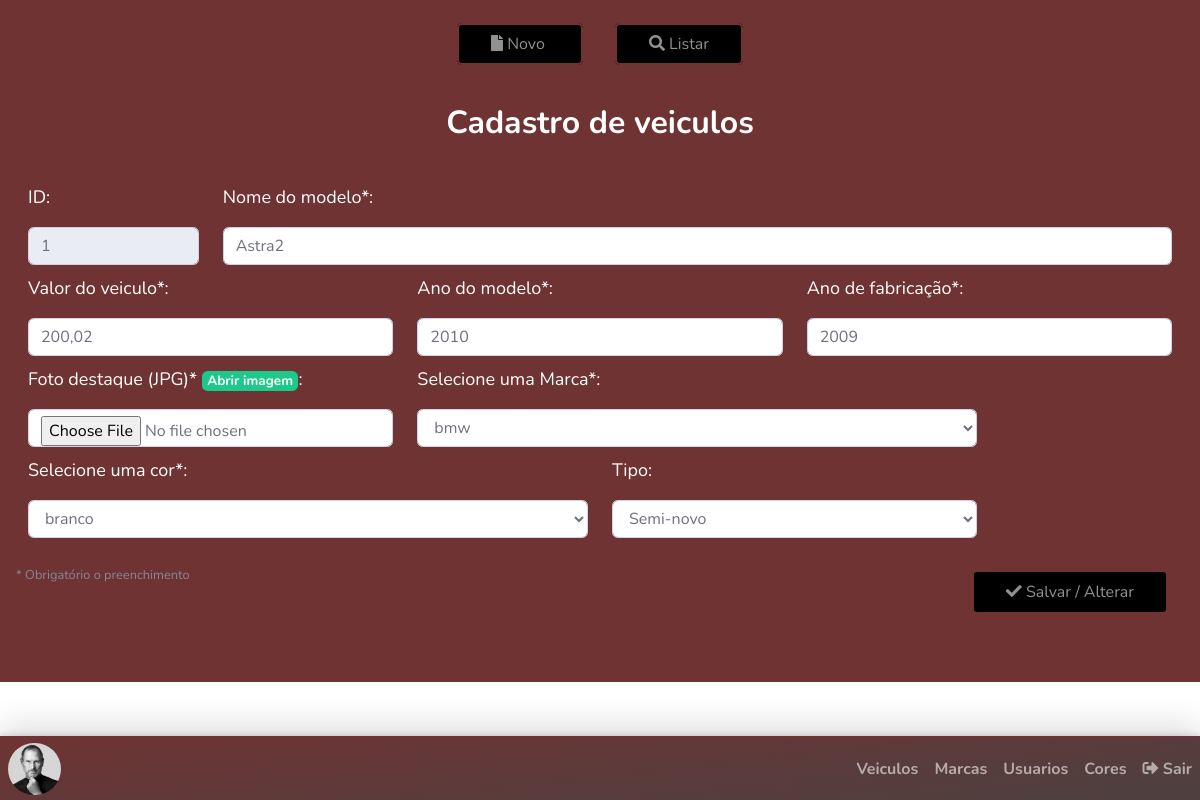
Page /private/admin/cadastros/veiculos/1 (signed in) on the committed database.
### tables this page shows
CREATE TABLE `veiculo` (
  `id` int(11) NOT NULL,
  `modelo` varchar(100) DEFAULT NULL,
  `anomodelo` varchar(45) DEFAULT NULL,
  `anofabricacao` varchar(45) DEFAULT NULL,
  `valor` double DEFAULT NULL,
  `tipo` char(1) DEFAULT NULL,
  `fotoDestaque` varchar(45) DEFAULT NULL,
  `usuario_id` int(11) DEFAULT NULL,
  `cor_id` int(11) DEFAULT NULL,
  `marca_id` int(11) DEFAULT NULL
);

### private/admin/libs/docs.php (called while the page is built, shortened)
       <?php
function formatarValorBR( $valor ) {
	return number_format($valor, 2, ",", ".");
}

### private/admin/cadastros/veiculos.php (the view, shortened to what this page needs)
<?php
    $modelo = $anomodelo = $anofabricacao = $valor = $tipo = $fotoDestaque  = $usuario_id = $cor_id = $marca_id = NULL;
    if ( ! empty ( $id ) ) {
        $sql = "select * from veiculo where id = :id limit 1";
        $consulta = $pdo->prepare($sql);
        $consulta->bindParam(':id', $id);
        $consulta->execute();
        $dados = $consulta->fetch(PDO::FETCH_OBJ);
        $modelo = $dados->modelo;
        $anomodelo = $dados->anomodelo;
        $anofabricacao = $dados->anofabricacao;
        $valor = formatarValorBR($dados->valor);
        $fotoDestaque = $dados->fotoDestaque;
    }
?>
<div class="cadastro-veiculos">
	<div class="cadastro-veiculos__header">
		<div class="cadastro-veiculos__header--control">
			<a href="cadastros/veiculos" class="cadastro-veiculos__header--button">
        		<i class="fas fa-file"></i> Novo
        	</a>
        	<a href="listar/veiculos" class="cadastro-veiculos__header--button">
        		<i class="fas fa-search"></i> Listar
        	</a>
		</div>
		<h3 class="cadastro-veiculos__header--title">Cadastro de veiculos</h3>
	</div>
	<div class="cadastro-veiculos__container">
		<form name="formCadastro" method="post" action="salvar/veiculos" data-parsley-validate="" enctype="multipart/form-data">
			<div class="cadastro-veiculos__container__form">
				<div class="col-12 col-md-2">
					<label for="id">ID:</label>
					<input type="text" name="id" id="id"
					class="form-control" readonly
					value="<?=$id?>">
				</div>
				<div class="col-12 col-md-10">
					<label for="modelo">Nome do modelo*:</label>
					<input type="text" name="modelo"
					id="modelo" class="form-control" required data-parsley-required-message="Digite o nome do modelo"
					value="<?=$modelo?>"  maxlength="200">
				</div>
				<div class="col-12 col-md-4">
					<label for="valor">Valor do veiculo*:</label>
					<input type="text" name="valor" id="valor" class="form-control valor" required
					data-parsley-required-message="Digite o valor do veiculo" inputmode="numeric" value="<?=$valor?>">
				</div>
				<div class="col-12 col-md-4">
					<label for="anomodelo">Ano do modelo*:</label>
					<input type="text" name="anomodelo" id="anomodelo" class="form-control" required
					data-parsley-required-message="Digite o ano do modelo" inputmode="numeric" value="<?=$anomodelo?>">
				</div>
				<div class="col-12 col-md-4">
					<label for="anofabricacao">Ano de fabricação*:</label>
					<input type="text" name="anofabricacao" id="anofabricacao" class="form-control" required
					data-parsley-required-message="Digite o ano de fabricação" inputmode="numeric" value="<?=$anofabricacao?>">
				</div>
				<div class="col-12 col-md-4">
					<?php
						$required = ' required data-parsley-required-message=" " ';
						$link = NULL;
						if ( !empty ( $fotoDestaque ) ) {
							$img = "../veiculos/{$fotoDestaque}m.jpg";
							$link = "<a href='{$img}' data-lightbox='foto' class='badge badge-success'>Abrir imagem</a>";
							$required = NULL;
						}
					?>
					<label for="fotoDestaque">Foto destaque (JPG)* <?=$link?>:</label>
					<input type="file" name="fotoDestaque"
					id="fotoDestaque" class="form-control"
					<?=$required?> accept="image/jpeg">
				</div>
				<div class="col-12 col-md-6">
					<label for="marca_id">Selecione uma Marca*:</label>
					<select name="marca_id" id="marca_id" class="form-control" required data-parsley-required-message="Selecione uma marca">
						<?php
						$sql = "select id, marca from marca order by marca";
						$consulta = $pdo->prepare($sql);
						$consulta->execute();
						while ( $dados = $consulta->fetch(PDO::FETCH_OBJ) ) {
							echo "<option value='{$dados->id}'>{$dados->marca}</option>";
						}
						?>
					</select>
				</div>
				<div class="col-12 col-md-6">
					<label for="cor_id">Selecione uma cor*:</label>
					<select name="cor_id" id="cor_id" class="form-control" required data-parsley-required-message="Selecione uma cor">
						<?php
						$sql = "select id, cor from cor order by cor";
						$consulta = $pdo->prepare($sql);
						$consulta->execute();
						while ( $dados = $consulta->fetch(PDO::FETCH_OBJ) ) {
							echo "<option value='{$dados->id}'>{$dados->cor}</option>";
						}
						?>
					</select>
				</div>
				<div class="col-12 col-md-4">
					<label for="tipo">Tipo:</label>
					<select name="tipo" id="tipo" class="form-control" required data-parsley-required-message="Selecione uma opção">
						<option value="s">Semi-novo</option>
					</select>
				</div>
			</div>
			<button type="submit" class="cadastro-veiculos__container__form--button float-right">
				<i class="fas fa-check"></i> Salvar / Alterar
			</button>
			<br>
			<p>
				<small>* Obrigatório o preenchimento</small>
			</p>
		</form>
	</div>
</div>

### private/admin/css/style.css (style rules this page uses)
label { margin-top: 10px; }

### rows in the picture
veiculo: modelo "Astra2", valor "200,02", anomodelo "2010", anofabricacao "2009"

### other values in the picture
form field marca_id "bmw"
form field cor_id "branco"
